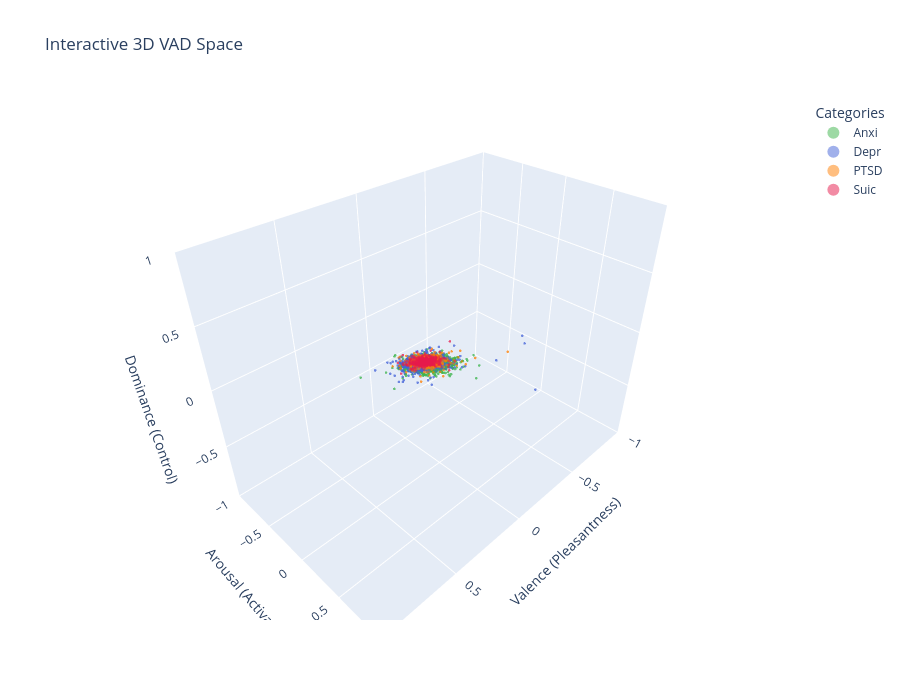

Notebook code for this chart:
### Code cell
color_map = {
    "Anxi": "#3cb44b",
    "Depr": "#4363d8",
    "PTSD": "#ff7f00",
    "Suic": "#e6194b"
}
colors = [color_map[cat] for cat in mental_condition]

fig = go.Figure(data=[go.Scatter3d(
    x=valence,
    y=arousal,
    z=dominance,
    mode='markers+text',
    textposition="top center",
    marker=dict(size=1.5, color=colors, opacity=0.5),
    showlegend=False
)])

# Axis labels
fig.update_layout(
    width=900,
    height=700,
    scene=dict(
        xaxis=dict(title="Valence (Pleasantness)", range=[-1, 1]),
        yaxis=dict(title="Arousal (Activation)", range=[-1, 1]),
        zaxis=dict(title="Dominance (Control)", range=[-1, 1])
    ),
    title="Interactive 3D VAD Space",
    legend=dict(
        title="Categories",
        itemsizing="constant"
    )

)

# Legend
for cat in color_map:
    idx = [i for i, m in enumerate(mental_condition) if m == cat]
    fig.add_trace(go.Scatter3d(
        x=valence[idx],
        y=arousal[idx],
        z=dominance[idx],
        mode="markers",
        marker=dict(size=1.5, color=color_map[cat], opacity=0.5),
        name=cat  # appears in legend
    ))

fig.show()

### Figure 1 — Plotly figure (JSON) as saved in the notebook; plotly's stock layout.template omitted (floating-point values rounded to 4 significant figures; data arrays with more than 128 entries replaced by an {"elided": "..."} marker saying what was removed)
{"data": [{"marker": {"color": {"elided": "8387 str values"}, "opacity": 0.5, "size": 1.5}, "mode": "markers+text", "showlegend": false, "textposition": "top center", "type": "scatter3d", "x": {"elided": "8387 float values"}, "y": {"elided": "8387 float values"}, "z": {"elided": "8387 float values"}}, {"marker": {"color": "#3cb44b", "opacity": 0.5, "size": 1.5}, "mode": "markers", "name": "Anxi", "type": "scatter3d", "x": {"elided": "3650 float values"}, "y": {"elided": "3650 float values"}, "z": {"elided": "3650 float values"}}, {"marker": {"color": "#4363d8", "opacity": 0.5, "size": 1.5}, "mode": "markers", "name": "Depr", "type": "scatter3d", "x": {"elided": "3185 float values"}, "y": {"elided": "3185 float values"}, "z": {"elided": "3185 float values"}}, {"marker": {"color": "#ff7f00", "opacity": 0.5, "size": 1.5}, "mode": "markers", "name": "PTSD", "type": "scatter3d", "x": {"elided": "1014 float values"}, "y": {"elided": "1014 float values"}, "z": {"elided": "1014 float values"}}, {"marker": {"color": "#e6194b", "opacity": 0.5, "size": 1.5}, "mode": "markers", "name": "Suic", "type": "scatter3d", "x": {"elided": "538 float values"}, "y": {"elided": "538 float values"}, "z": {"elided": "538 float values"}}], "layout": {"height": 700, "legend": {"itemsizing": "constant", "title": {"text": "Categories"}}, "scene": {"xaxis": {"range": [-1, 1], "title": {"text": "Valence (Pleasantness)"}}, "yaxis": {"range": [-1, 1], "title": {"text": "Arousal (Activation)"}}, "zaxis": {"range": [-1, 1], "title": {"text": "Dominance (Control)"}}}, "title": {"text": "Interactive 3D VAD Space"}, "width": 900}}
